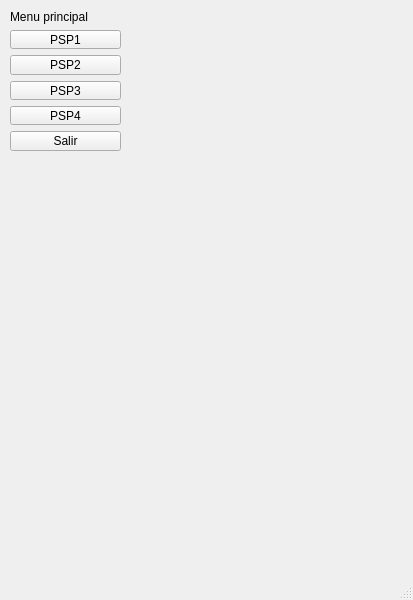
<?xml version="1.0" encoding="UTF-8"?>
<ui version="4.0">
 <class>MainWindow</class>
 <widget class="QMainWindow" name="MainWindow">
  <property name="geometry">
   <rect>
    <x>0</x>
    <y>0</y>
    <width>413</width>
    <height>600</height>
   </rect>
  </property>
  <property name="windowTitle">
   <string>MainWindow</string>
  </property>
  <widget class="QWidget" name="centralwidget">
   <widget class="QWidget" name="widget" native="true">
    <property name="geometry">
     <rect>
      <x>10</x>
      <y>10</y>
      <width>111</width>
      <height>141</height>
     </rect>
    </property>
    <layout class="QVBoxLayout" name="verticalLayout">
     <item>
      <widget class="QLabel" name="label">
       <property name="text">
        <string>Menu principal </string>
       </property>
      </widget>
     </item>
     <item>
      <widget class="QPushButton" name="btnPSP1">
       <property name="text">
        <string>PSP1</string>
       </property>
      </widget>
     </item>
     <item>
      <widget class="QPushButton" name="btnPSP2">
       <property name="text">
        <string>PSP2</string>
       </property>
      </widget>
     </item>
     <item>
      <widget class="QPushButton" name="btnPSP3">
       <property name="text">
        <string>PSP3</string>
       </property>
      </widget>
     </item>
     <item>
      <widget class="QPushButton" name="btnPSP4">
       <property name="text">
        <string>PSP4</string>
       </property>
      </widget>
     </item>
     <item>
      <widget class="QPushButton" name="btnSalir">
       <property name="text">
        <string>Salir</string>
       </property>
      </widget>
     </item>
    </layout>
   </widget>
  </widget>
  <widget class="QMenuBar" name="menubar">
   <property name="geometry">
    <rect>
     <x>0</x>
     <y>0</y>
     <width>413</width>
     <height>18</height>
    </rect>
   </property>
  </widget>
  <widget class="QStatusBar" name="statusbar"/>
 </widget>
 <resources/>
 <connections/>
</ui>
